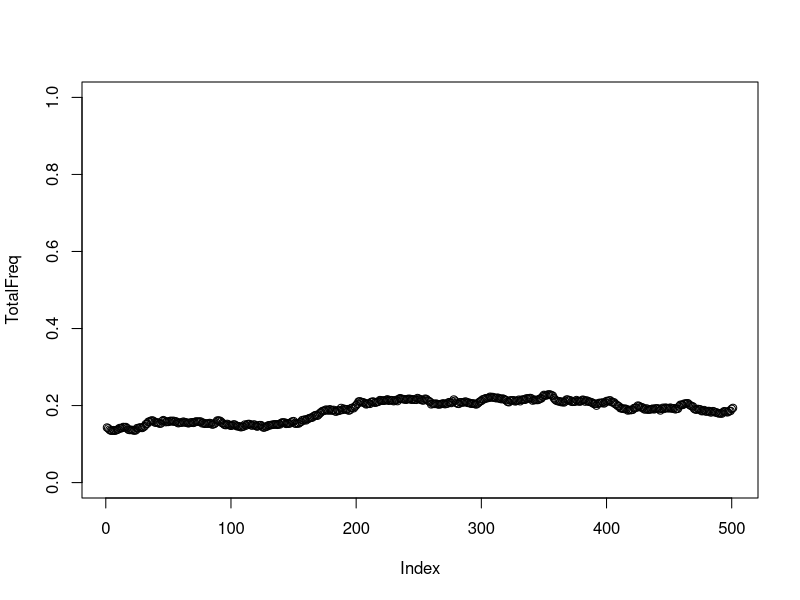

This figure's R source:
ancientfreq  = runif(1, 0.05,0.2)
Generations = 500
N=30000
selectioncoef = 0.0 #0.005

M = matrix(0, nrow = 0, ncol = 4)
TotalFreq = c(ancientfreq)
currentfreq = ancientfreq
for (i in 1:Generations) {

  newmean  = (currentfreq + currentfreq * selectioncoef )  /(1 + currentfreq * selectioncoef)
  
currentfreq  = rbinom(1, N, newmean ) / N

  TotalFreq = c(TotalFreq, currentfreq)

if (i %%20 == 0) {
    r = runif(1)
    if (r < currentfreq**2) M = rbind(M, c(paste0(toString(Generations-i), ".0001"), "-inf", "-inf", "0.00") )
    else if (r < currentfreq**2 + (1 - currentfreq)**2 ) {
      M = rbind(M, c(paste0(toString(Generations-i), ".0001"), "0.00", "-inf",  "-inf") )
    }
    else {
      M = rbind(M, c(paste0(toString(Generations-i), ".0001"), "-inf",   "0.00", "-inf") )
    }  
}}
M = M[-nrow(M),]
M = M[nrow(M):1,]
plot(TotalFreq, ylim = c(0,1))
writeLines(toString(TotalFreq ), "FrequencyTrajectory.txt", sep = "\n")
writeLines(toString(TotalFreq[length(TotalFreq)] ), "ModernFreq.txt", sep = "\n")

write.table(M, file = "Samples.txt", quote = F, sep = " ", row.names = F, col.names = F)

